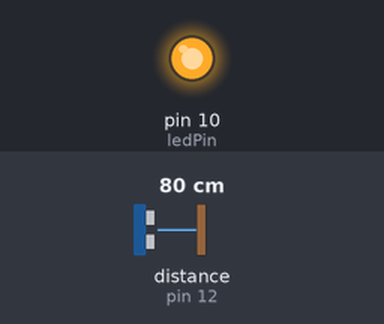
This sketch was run on a simulated Arduino Uno, built with avr-gcc and run on an emulated ATmega328P. On the bench: output pins drawn as LEDs (lit = HIGH). Wiring (inferred from the names in the program): ultrasonic range finder: trigger pin 11; echo pin 12. The test bench sets the inputs (shaded band); at power-on: distance to the obstacle (sensor on pin 12) 80 cm. The echo pulse lasts 58.3 µs per cm; pins used as bus, display or sensor lines are not drawn; what the sketch prints to the serial monitor is not drawn.

Above: at 3.1 s.
At 6.47 s:
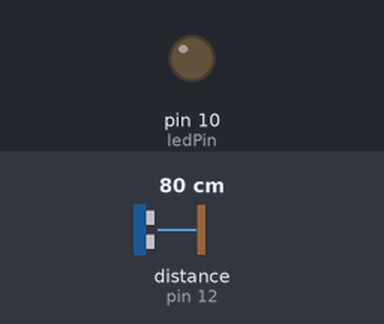
Timing chart, 0 to 8.5 s (numbered marks = the images above):
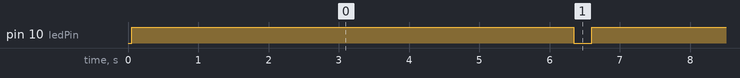

Measured:
- by itself, pin 10 (ledPin): alternates HIGH for 6.3 s and LOW for 0.25 s

The sketch:

bed_light.ino
```cpp
int trigPin = 11;
int echoPin = 12;
long duration, cm;
int ledPin = 10;
int threshold = 5;
int margin = 1;
int range = 182; //182 cm is about 6ft
int onTime = 0;
bool on = false;
int offTime = 25; //time to turn off 25 = 5*(seconds in this current scheme)
/*
 * turn on if:
 *     distance fluxuates for 1 second
 * turn off if:
 *     distance doesn't change by much for a minute
 */

void setup() {
  //Serial Port begin
  Serial.begin (9600);
  //Define inputs and outputs
  pinMode(trigPin, OUTPUT);
  pinMode(ledPin, OUTPUT);
  pinMode(echoPin, INPUT);
}

void loop()
{
    if(inRange()==1 && !on){
        turnOn();
        on = true;
        onTime = 0;
    }
    else if(on){
        onTime +=1;
        if(onTime>=offTime){
            turnOff();
            on = false;
        }
    }
    delay(200);
}

void triggerPulse(){
    // The sensor is triggered by a HIGH pulse of 10 or more microseconds.
    // Give a short LOW pulse beforehand to ensure a clean HIGH pulse:
    //int trigPin = dualPin;
    digitalWrite(trigPin, LOW);
    delayMicroseconds(5);
    digitalWrite(trigPin, HIGH);
    delayMicroseconds(10);
    digitalWrite(trigPin, LOW);
}

int echoReceive(){
    //int echoPin = dualPin; //echoPin
    return pulseIn(echoPin, HIGH, 32760);
}

int inRange(){
    int sum = 0;
    for(int i=0;i<threshold;++i){
      triggerPulse();
      long dur = echoReceive();
      delay(5);
      long cm = (dur/2) / 29.1;
      Serial.println(cm);
      sum += (cm<range&&cm>0?1:0);
    }
    return (sum>=threshold-margin?1:0);
}

void turnOn(){
    Serial.println("turning light on");
    digitalWrite(ledPin, HIGH);
}

void turnOff(){
    Serial.println("turning light off");
    digitalWrite(ledPin, LOW);
}
```
